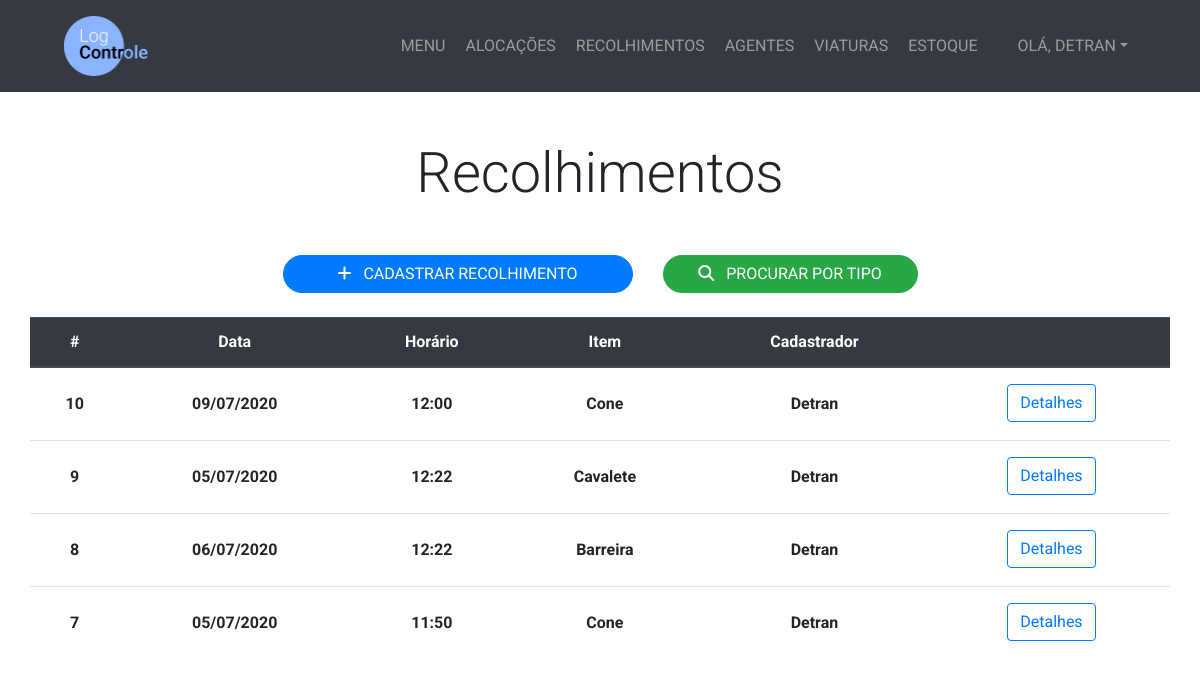
Page /recolhimento/ (signed in) on the earlier database version.
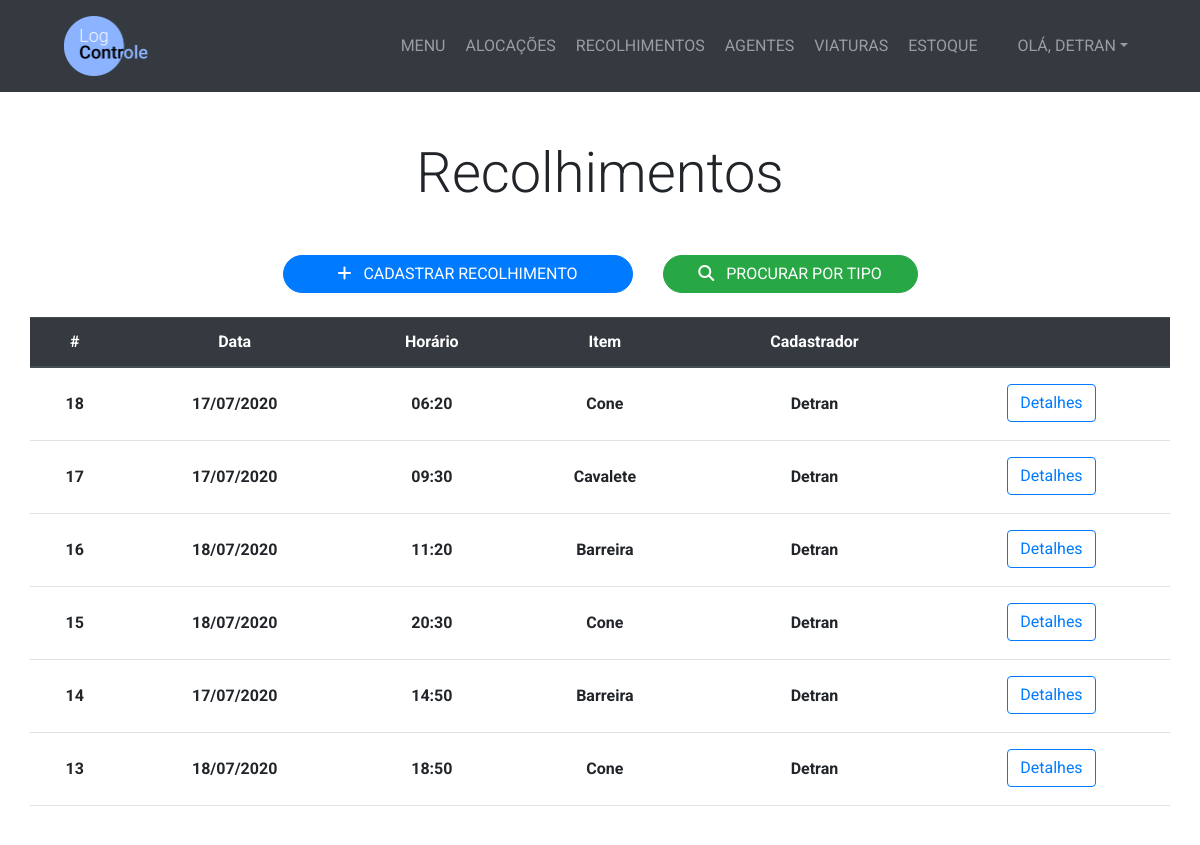
Same page on the later database version.
### management/models.py (models this page shows, shortened)
class Recolhimento(models.Model):
    TURNO_CHOICES = (
        ('Manhã', 'Manhã'),
        ('Tarde', 'Tarde'),
        ('Noite', 'Noite'),
        ('Madrugada', 'Madrugada')
    )
    data = models.DateField()
    horario = models.TimeField()
    quantidade = models.IntegerField()
    alocacao = models.ForeignKey(Alocacao, on_delete=models.PROTECT)
    viatura = models.ForeignKey(Viatura, on_delete=models.PROTECT, blank=True, null=True)
    turno = models.CharField(max_length=10, choices=TURNO_CHOICES)
    cadastrador = models.ForeignKey(User, on_delete=models.PROTECT)

class Alocacao(models.Model):
    TURNO_CHOICES = (
        ('Manhã', 'Manhã'),
        ('Tarde', 'Tarde'),
        ('Noite', 'Noite'),
        ('Madrugada', 'Madrugada')
    )
    STATUS_CHOICES = (
        ('Aberto', 'Aberto'),
        ('Fechado', 'Fechado'),
        ('Desativado', 'Desativado')
    )
    data = models.DateField()
    horario = models.TimeField()
    item = models.ForeignKey(Item, on_delete=models.PROTECT)
    quantidade = models.IntegerField()
    turno = models.CharField(max_length=10, choices=TURNO_CHOICES)
    viatura = models.ForeignKey(Viatura, on_delete=models.PROTECT, blank=True, null=True)
    rua = models.CharField(max_length=200)
    numero = models.CharField(max_length=10)
    bairro = models.CharField(max_length=25)
    complemento = models.CharField(max_length=25, blank=True)
    motivo = models.CharField(max_length=100, blank=True)
    cadastrador = models.ForeignKey(User, on_delete=models.PROTECT)
    status = models.CharField(max_length=11, choices=STATUS_CHOICES, default='Fechado')

class Item(models.Model):
    nome = models.CharField(max_length=100)
    def __str__(self):
        return self.nome

### management/views.py (the view)
# urls.py: path('recolhimento/', views.menu_recolhimento, name='menu_recolhimento'),
@login_required
def menu_recolhimento(request):
    recolhimentos = Recolhimento.objects.all().order_by('-id')
    return render(request, 'management/menu_recolhimento.html', {'recolhimentos':recolhimentos})

### management/templates/management/menu_recolhimento.html
{% extends 'management/base.html' %}
{% block content %}
  <section class="py-5">
    <div class="container">
      <h1 class="display-4 text-center mb-5">Recolhimentos</h1>
      <div class="row justify-content-center">
        <div class="col-lg-4">
          <a href="{% url 'alocacoes_abertas' %}" class="btn btn-primary btn-block rounded-pill"><i class="fas fa-plus mr-2"></i> CADASTRAR RECOLHIMENTO</a>
        </div>
        <div class="col-lg-3">
          <a href="{% url 'procurar_por_tipo_recolhimento' %}" class="btn btn-success btn-block rounded-pill"><i class="fas fa-search mr-2"></i> PROCURAR POR TIPO</a>
        </div>
      </div>
      <div class="row justify-content-center mt-4">
        {% if recolhimentos %}
          <div class="table-responsive" id="tabela-colaboracao">
            <table class="table table-hover">
              <thead class="thead-dark">
                <tr>
                  <th scope="col" class="text-center">#</th>
                  <th scope="col" class="text-center">Data</th>
                  <th scope="col" class="text-center">Horário</th>
                  <th scope="col" class="text-center">Item</th>
                  <th scope="col" class="text-center">Cadastrador</th>
                  <th scope="col" class="text-center"></th>
                </tr>
              </thead>
              <tbody>
                {% for recolhimento in recolhimentos %}
                  <tr>
                    <th scope="row" class="text-center py-4">{{ recolhimento.id }}</th>
                    <th scope="row" class="text-center py-4">{{ recolhimento.data|date:'d/m/Y' }}</th>
                    <th scope="row" class="text-center py-4">{{ recolhimento.horario|date:'H:i' }}</th>
                    <th scope="row" class="text-center py-4">{{ recolhimento.alocacao.item }}</th>
                    <th scope="row" class="text-center py-4"><span style="text-transform: capitalize;">{{ recolhimento.cadastrador }}</span></th>
                    <th scope="row" class="text-center py-3"><a href="{% url 'detalhe_recolhimento' recolhimento.id %}" class="btn btn-outline-primary">Detalhes</a></th>
                  </tr>
                {% endfor %}
              </tbody>
            </table>
          </div>
        {% else %}
          <h2 class="text-center text-secondary">Nenhum recolhimento cadastrado</h2>
        {% endif %}
      </div>
    </div>
  </section>
{% endblock %}

Differences in the rows shown:
no longer on this page (row unchanged): Recolhimento: id "10", data "09/07/2020", horario "12:00", alocacao.item "Cone", cadastrador "Detran"
no longer on this page (row unchanged): Recolhimento: id "9", data "05/07/2020", horario "12:22", alocacao.item "Cavalete", cadastrador "Detran"
no longer on this page (row unchanged): Recolhimento: id "8", data "06/07/2020", horario "12:22", alocacao.item "Barreira", cadastrador "Detran"
no longer on this page (row unchanged): Recolhimento: id "7", data "05/07/2020", horario "11:50", alocacao.item "Cone", cadastrador "Detran"
added Recolhimento: id "18", data "17/07/2020", horario "06:20", alocacao.item "Cone", cadastrador "Detran"
added Recolhimento: id "17", data "17/07/2020", horario "09:30", alocacao.item "Cavalete", cadastrador "Detran"
added Recolhimento: id "16", data "18/07/2020", horario "11:20", alocacao.item "Barreira", cadastrador "Detran"
added Recolhimento: id "15", data "18/07/2020", horario "20:30", alocacao.item "Cone", cadastrador "Detran"
added Recolhimento: id "14", data "17/07/2020", horario "14:50", alocacao.item "Barreira", cadastrador "Detran"
added Recolhimento: id "13", data "18/07/2020", horario "18:50", alocacao.item "Cone", cadastrador "Detran"
